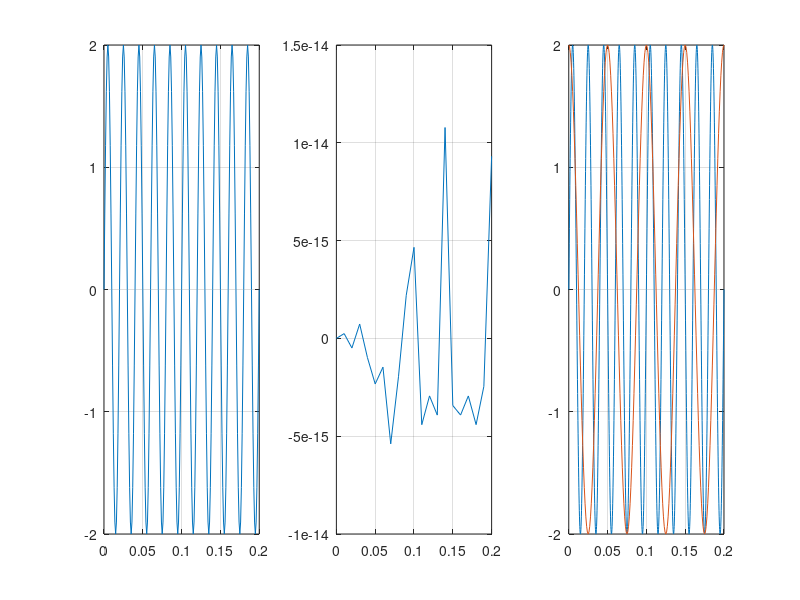

Source code (MATLAB):
F = 50;
t = 0:0.001:0.2;
s = 2*sin(2*pi*F*t);
subplot(1,3,1),plot(t,s),grid
t = 0:0.01:0.2;
s = 2*sin(2*pi*F*t);
subplot(1,3,2),plot(t,s),grid
t = 0:0.0002:0.2;
s = 2*sin(2*pi*F*t);
subplot(1,3,3),plot(t,s),grid,hold on
F=20;
y = 0:0.001:0.2;
c = 2*cos(2*pi*F*y);
subplot(1,3,3),plot(y,c)